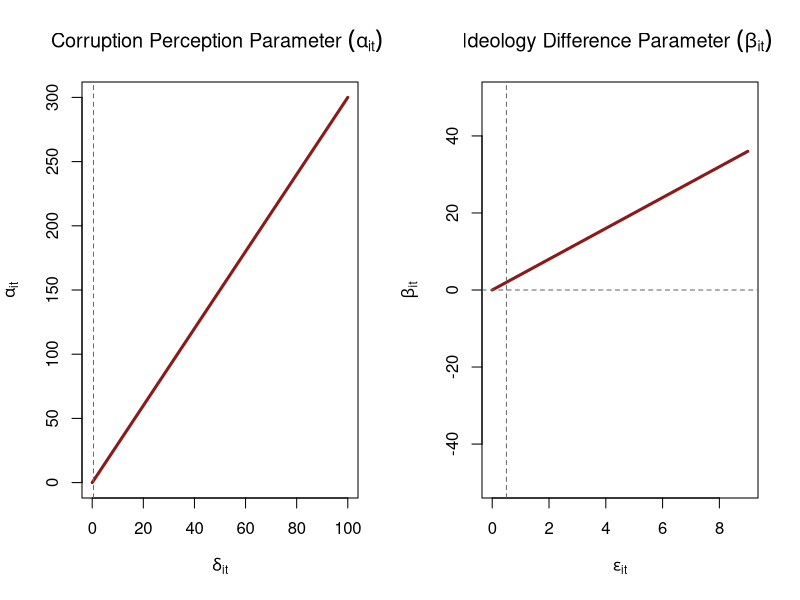
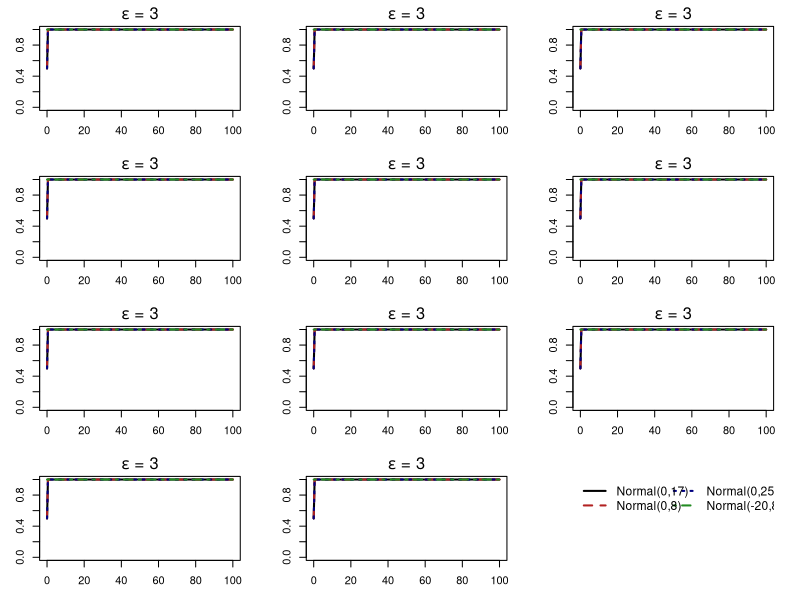
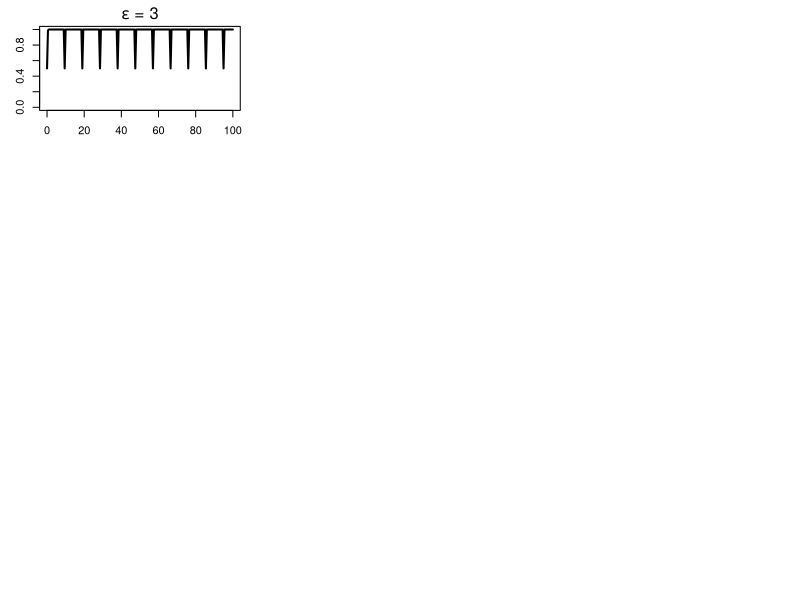

R code for these plots, in order:
## ---- chunk 1
knitr::opts_chunk$set(echo = TRUE)
## ---- chunk 2

delta = seq(from=0,to=100,by=0.5)    # corruption perceptions
alpha = 3*delta                  # Weight parameter of perceptions

epsilon = seq(from=0,to=9,by=0.5)     # ideological differences
beta = 4*epsilon             # weight parameter of perceptions

par(mfrow=c(1,2))
plot(alpha ~ delta, type="l", col="firebrick4", lwd=3, 
     xlab=expression(delta[it]), ylab=expression(alpha[it]),
     main=expression(paste("Corruption Perception Parameter ", (alpha[it]), sep=" ")))
abline(v=0.5, lty=2, col="dimgray")
plot(beta ~ epsilon, type="l",  col="firebrick4", lwd=3,
     xlab=expression(epsilon[it]), ylab=expression(beta[it]), ylim=c(-50,50),
     main=expression(paste("Ideology Difference Parameter ", (beta[it]), sep=" ")))
abline(v=0.5, lty=2, col="dimgray"); abline(h=0, lty=2, col="dimgray")
## ---- chunk 3

# Create similar plots under different conditions
# We use a loop for this purpose

  # Run from here all the way down
  rm(list=ls())
  par(mfrow=c(4,3), mar = c(3, 3, 2, 2)) # Default (5,4,4,2) c(bottom, left, top, right)
  

for(i in 0:10){                              # We explore 0 to 10 in epsilon

    epsilon_val = i * 0.5                       # Parameters to be varied
    SD = 5                                    # Parameters to be varied
    SD_small = 2                               # Parameters to be varied
    SD_large = 8                              # Parameters to be varied
        
    
    epsilon_val = 3.0 # tuning parameter (ideology)
    
    epsilon = seq(from=0,to=9,by=0.5)    #ideology difference
    delta = seq(from=0,to=100,by=0.5)    # corruption perceptions
    alpha = 3*delta                  # Weight parameter of perceptions
    beta = 4*epsilon_val             # weight parameter of perceptions

    q = (alpha * delta) * (beta * epsilon_val)
  
   
    prob  <- pnorm(q=q, mean=0, sd=SD)         # Probability of voting
    prob2 <- pnorm(q=q, mean=0, sd=SD_small)   # Probability of voting
    prob3 <- pnorm(q=q, mean=0, sd=SD_large)   # Probability of voting
    prob4 <- pnorm(q=q, mean=-20, sd=SD_small) # Probability of voting
    
    plot(prob ~ delta, type="l", lwd=2, ylim=c(0,1), ylab="", 
        xlab=expression(Delta), cex.main=1.5,  
        main=substitute(paste(epsilon, sep=" = ", v), list(v=epsilon_val)))
    lines(prob2 ~ delta, type="l", lty=2, col="firebrick", lwd=2)
    lines(prob3 ~ delta, type="l", lty=3, col="navy", lwd=2)
    lines(prob4 ~ delta, type="l", lty=4, col="forestgreen", lwd=2)
     }         

  # We want to put a legend on this combined graph
  plot(1, type = "n", axes=FALSE, xlab="", ylab="") # No plotting
  legend(x = "topleft", 
         legend = c("Normal(0,17)", "Normal(0,8)", "Normal(0,25)",
                    "Normal(-20,8)"), 
         col=c("black", "firebrick", "navy", "forestgreen"),
         lty=c(1,2,3,4), ncol=2,
         lwd=2, cex=1.1, horiz = FALSE, text.width=0.2, box.col = "white")   
## ---- chunk 4

# Building a function for the model #

PredModel<- function(xvar1, xvar2, setx2, SD){ 
  #variable 1, variable 2, setx x variable 2, standard deviation)
  
  alpha #para1
  delta <- xvar1
  beta #para2
  epsilon <- xvar2 
  epsilon_val <- setx2
  SD <- SD
  q #dist

  delta = seq(from=0,to=100,by=0.5)    # corruption perceptions
  alpha = 3*delta                  # Weight parameter of perceptions
  
  epsilon = seq(from=0,to=9,by=0.5)     # ideological differences
  beta = 4*epsilon             # weight parameter of perceptions
  
  q = (alpha * delta) * (beta * epsilon_val)
  
  prob  <- pnorm(q=q, mean=0, sd=SD)         # Probability of voting
  
  plot(prob ~ delta, type="l", lwd=2, ylim=c(0,1), ylab="", 
       xlab=expression(Delta), cex.main=1.5,  
       main=substitute(paste(epsilon, sep=" = ", v), list(v=epsilon_val)))
  
  return(q)
  
  }

PredModel(delta, epsilon, epsilon_val, 2)

